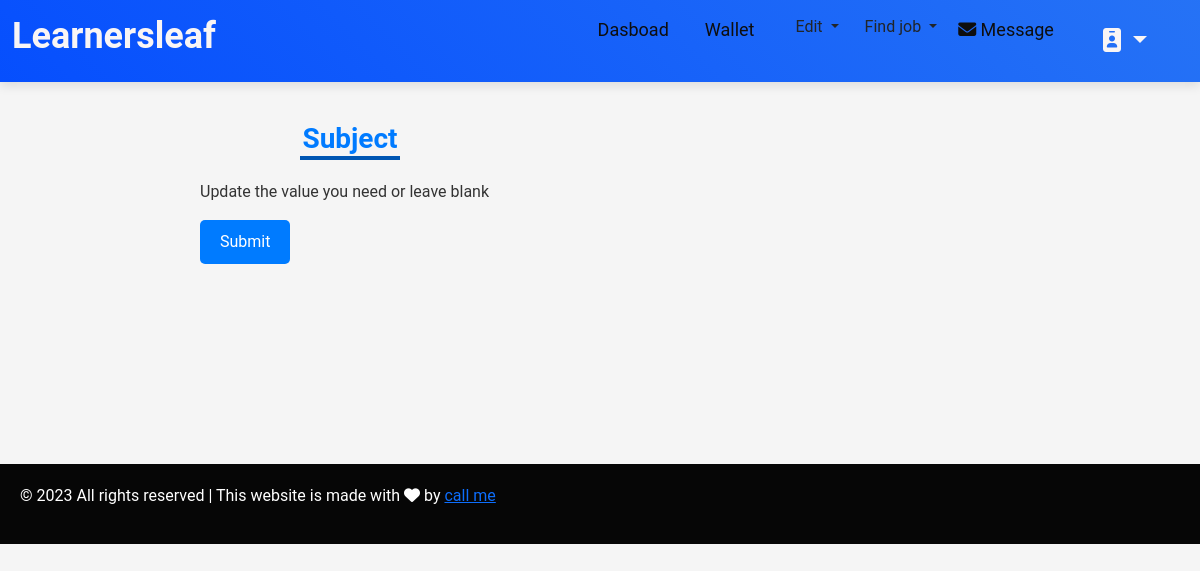
The page /t_subject/ipcsnandha@gmail.com on the database as committed earlier.
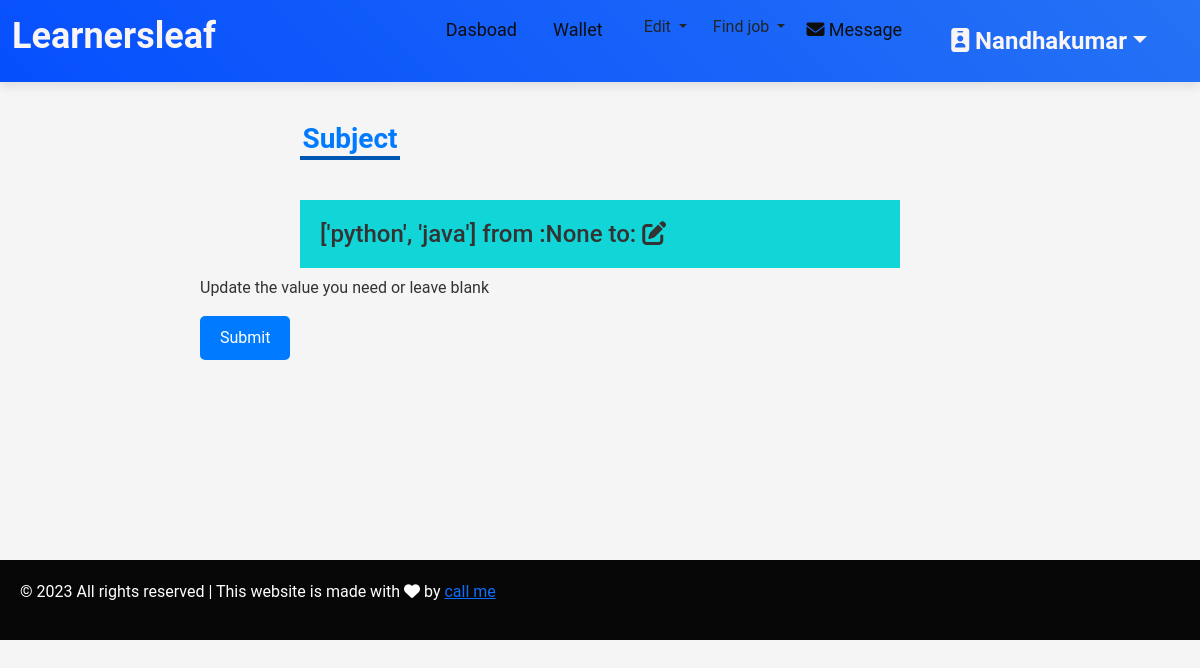
The same page on the database as committed later.
### kovai_app/models.py (models this page shows, shortened)
class TutorRegistration(models.Model):
    GENDER_CHOICES = [
        ('male', 'Male'),
        ('female', 'Female'),
    ]
    TEACHING_TYPES = [
        ('individual_teaching', 'Individual Teaching'),
        ('teaching_company', 'Teaching Company'),
    ]
    DEGREE_TYPES = [
        ('Secondary', 'Secondary'),
        ('Higher_Secondary', 'Higher Secondary'),
        ('Diploma', 'Diploma'),
        ('Graduation', 'Graduation'),
        ('AdvancedDiploma', 'Advanced Diploma'),
        ('PostGraduation', 'Post Graduation'),
        ('Doctorate/PhD', 'Doctorate/PhD'),
        ('Certification', 'Certification'),
        ('Other', 'Other'),
    ]
    ASSOCIATION_CHOICES = [
        ('parttime', 'Part time'),
        ('fulltime', 'Full time'),
        ('Correspondence', 'Correspondence / Distance Learning'),
    ]
    FEE_CHOICES = [
        ('per_hour', 'per hour'),
        ('per_month', 'per month'),
        ('per_year', 'per year'),
    ]
    INTEREST_CHOICES = [
        ('online_teaching', 'Online teaching'),
        ('offline_teaching', 'Offline teaching'),
        ('full_time', 'Full Time'),
        ('part_time', 'Part Time'),
        ('both', 'Both'),
    ]
    user = models.OneToOneField(User, on_delete=models.CASCADE,null=True,blank=True)
    name = models.CharField(max_length=255)
    email = models.EmailField()
    password = models.CharField(max_length=255)
    confirm_password = models.CharField(max_length=255)
    types = models.CharField(max_length=50, choices=TEACHING_TYPES, null=True, blank=True)
    strength = models.CharField(max_length=255, null=True, blank=True)
    gender = models.CharField(max_length=10, choices=GENDER_CHOICES, null=True, blank=True)
    date_of_birth = models.DateField(null=True, blank=True)
    language = models.CharField(max_length=50, choices=TEACHING_TYPES, null=True, blank=True)
    language_two=models.CharField(max_length=50, choices=TEACHING_TYPES, null=True, blank=True)
    language_three=models.CharField(max_length=50, choices=TEACHING_TYPES, null=True, blank=True)
    language_four=models.CharField(max_length=50, choices=TEACHING_TYPES, null=True, blank=True)
    language_five=models.CharField(max_length=50, choices=TEACHING_TYPES, null=True, blank=True)
    location = models.CharField(max_length=255, null=True, blank=True)
    post_code = models.CharField(max_length=20, null=True, blank=True)
    subject = models.CharField(max_length=255, null=True, blank=True)
    from_level = models.CharField(max_length=255, null=True, blank=True)
    institution_name = models.CharField(max_length=255, null=True, blank=True)
    degree_type = models.CharField(max_length=50, choices=DEGREE_TYPES, null=True, blank=True)
    degree_name = models.CharField(max_length=255, null=True, blank=True)
    specialisation= models.CharField(max_length=255, null=True, blank=True)
    institution_name_two = models.CharField(max_length=255, null=True, blank=True)
    institution_name_three = models.CharField(max_length=255, null=True, blank=True)
    institution_name_four = models.CharField(max_length=255, null=True, blank=True)
    institution_name_five = models.CharField(max_length=255, null=True, blank=True)
    degree_type_two = models.CharField(max_length=50, choices=DEGREE_TYPES, null=True, blank=True)
    degree_name_two = models.CharField(max_length=255, null=True, blank=True)
    degree_type_three = models.CharField(max_length=50, choices=DEGREE_TYPES, null=True, blank=True)
    degree_name_three = models.CharField(max_length=255, null=True, blank=True)
    degree_type_four = models.CharField(max_length=50, choices=DEGREE_TYPES, null=True, blank=True)
    degree_name_four = models.CharField(max_length=255, null=True, blank=True)
    degree_type_five = models.CharField(max_length=50, choices=DEGREE_TYPES, null=True, blank=True)
    degree_name_five = models.CharField(max_length=255, null=True, blank=True)
    specialisation_two= models.CharField(max_length=255, null=True, blank=True)
    specialisation_three= models.CharField(max_length=255, null=True, blank=True)
    specialisation_four= models.CharField(max_length=255, null=True, blank=True)
    specialisation_five= models.CharField(max_length=255, null=True, blank=True)
    company_name = models.CharField(max_length=255, null=True, blank=True)
    job_roll = models.CharField(max_length=255, null=True, blank=True)
    company_name_two = models.CharField(max_length=255, null=True, blank=True)
    job_roll_two = models.CharField(max_length=255, null=True, blank=True)
    company_name_three = models.CharField(max_length=255, null=True, blank=True)
    job_roll_three = models.CharField(max_length=255, null=True, blank=True)
    company_name_four = models.CharField(max_length=255, null=True, blank=True)
    job_roll_four = models.CharField(max_length=255, null=True, blank=True)
    company_name_five = models.CharField(max_length=255, null=True, blank=True)
    job_roll_five = models.CharField(max_length=255, null=True, blank=True)
    year_of_experience=models.CharField(max_length=255, null=True, blank=True)
    year_of_experience_two=models.CharField(max_length=255, null=True, blank=True)
    year_of_experience_three=models.CharField(max_length=255, null=True, blank=True)
    year_of_experience_four=models.CharField(max_length=255, null=True, blank=True)
    year_of_experience_five=models.CharField(max_length=255, null=True, blank=True)
    i_charge = models.CharField(max_length=20, choices=FEE_CHOICES, null=True, blank=True)
    min_fee = models.DecimalField(max_digits=10, decimal_places=2, null=True, blank=True)
    max_fee = models.DecimalField(max_digits=10, decimal_places=2, null=True, blank=True)
    classes = models.CharField(max_length=20, choices=FEE_CHOICES, null=True, blank=True)
    other_subject = models.CharField(max_length=20, choices=FEE_CHOICES, null=True, blank=True)
    language_subject = models.CharField(max_length=20, choices=FEE_CHOICES, null=True, blank=True)
    curriculum= models.CharField(max_length=20, choices=FEE_CHOICES, null=True, blank=True)
    willing_to_travel = models.CharField(
        max_length=3,
        choices=[('yes', 'Yes'), ('no', 'No')],
        default='no',
        null=True,
        blank=True
    )
    available_for_online_teaching = models.CharField(
        max_length=3,
        choices=[('yes', 'Yes'), ('no', 'No')],
        default='no',
        null=True,
        blank=True
    )
    help_with_homework = models.CharField(
        max_length=3,
        choices=[('yes', 'Yes'), ('no', 'No')],
        default='no',
        null=True,
        blank=True
    )
    full_time_teacher = models.CharField(
        max_length=3,
        choices=[('yes', 'Yes'), ('no', 'No')],
        default='no',
        null=True,
        blank=True
    )
    interested_in = models.CharField(max_length=20, choices=INTEREST_CHOICES, null=True, blank=True)
    s_profile_description = models.TextField(null=True, blank=True)
    profile_description = models.TextField(null=True, blank=True)
    id_proof = models.ImageField(upload_to=upload_to, null=True, blank=True)
    profile_photo = models.ImageField(upload_to=upload_to,null=True)
    phone = models.CharField(max_length=15 ,null=True, blank=True)
    email_otp=models.BigIntegerField(null=True,blank=True)
    filename=models.CharField(max_length=500, choices=INTEREST_CHOICES, null=True, blank=True)
    coin=models.IntegerField(null=True, blank=True)
    review=models.IntegerField(null=True, blank=True)

### kovai_app/views.py (the view, shortened to what this page needs)
# urls.py: path('t_subject/<email>',views.t_subject, name='t_subject'),
def t_subject(request,email):
    a=TutorRegistration.objects.filter(email=email).first()
    return render(request,"t_subject.html",{"account":a})

### kovai_app/templates/t_subject.html (shortened to what this page needs)
{% load static %}
<html lang="en">
<head>
    <link href="https://cdn.jsdelivr.net/npm/bootstrap@5.3.3/dist/css/bootstrap.min.css" rel="stylesheet">
    <link rel="stylesheet" href="https://cdnjs.cloudflare.com/ajax/libs/font-awesome/6.6.0/css/all.min.css" />
</head>
<body>
    <nav class="navbar navbar-expand-lg navbar-light " >
        <div class="container-fluid">
            <a class="navbar-brand " href="#"><h2 style="font-weight: bold; color: #f9f5f5; font-size: 36px;">Learnersleaf</h2>
            </a>
            <div class="collapse navbar-collapse" id="navbarNav">
                <ul class="navbar-nav ms-auto">
                    <li class="nav-item">
                        <a class="nav-link " href="/teacher_dashboard/{{account.email}}">Dasboad</a>
                    </li>
                    <li class="nav-item">
                        <a class="nav-link  " href="/t_wallet/{{account.email}}">Wallet</a>
                    </li>
                    <li class="nav-item">
                        <div class="dropdown av-link">
                            <button type="button" class="btn   dropdown-toggle " data-bs-toggle="dropdown">
                                Edit
                            </button>
                        </div>
                    </li>
                    <li class="nav-item">
                        <div class="dropdown">
                            <button type="button" class="btn dropdown-toggle" data-bs-toggle="dropdown" >
                                Find job
                            </button>
                        </div>
                    </li>
                    <li class="nav-item  ">
                     <a href="/teacher_inbox/{{account.email}}" class="nav-link" > <i class="fa-solid fa-envelope"  ></i>&nbsp;Message</a>
                </li>
                <li class="nav-item">
                <div class="dropdown nav-link "><div class="btn  dropdown-toggle" data-bs-toggle="dropdown" style="font-size: 24px; font-weight: bold; color:  #f9f5f5;;" ><i class="fa-solid fa-id-badge"  ></i> {{account.name|title}}</div>
    </div>
            </li>
                </ul>
            </div>
        </div>
    </nav>
    <h3  class="section-heading" style="margin-left: 300px; border-bottom:4px solid #0056b3; width: 100px;"> Subject </h3>
    <div class="detail">
            {% if account.subject %}
        <h4 id="one">{{account.subject}}  from :<span>{{account.from_level}} to: {{account.to_level}}</span><i class="fa-solid fa-pen-to-square"></i></h4>
        {% endif %}
    </div>
    <form action="/t_subject/{{account.email}}" method="POST">
        <p>Update the value you need or leave blank</p>
        <input type="submit" value="Submit">
    </form>
    <div class="footer " style="margin-top: 200px;">
        <p>&copy; 2023 All rights reserved | This website is made with <i
            class="fa-solid fa-heart"></i> by <a href="https://www.linkedin.com
            /in/krishnachandra-9a8a3a1a5/"> call me</a>
            </p>
    </div>
</body>
</html>

Rows that differ between the two databases and show on the page:
added TutorRegistration: name "Nandhakumar", subject "['python', 'java']", from_level "None"
Other text that changed with them:
text now shown: "from : to:"
